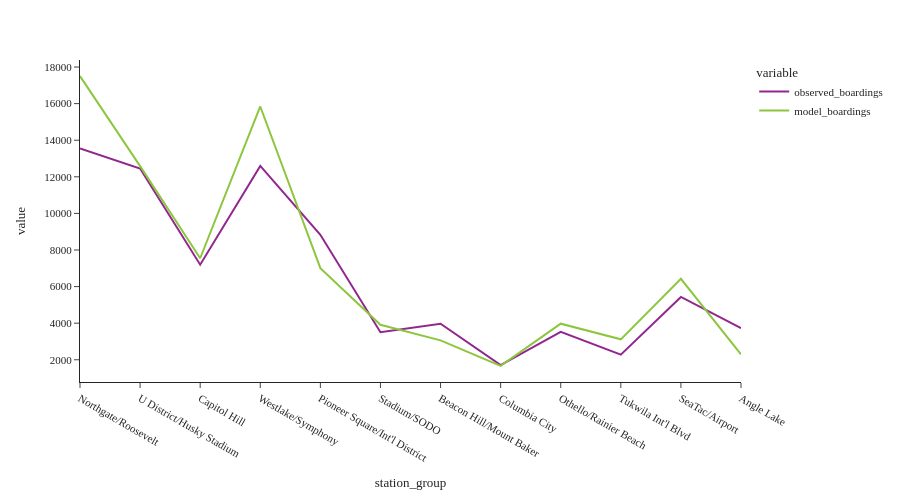

Notebook source saved alongside this figure:
### Code cell
fig = px.line(df_combined[['observed_boardings','model_boardings']])
fig.update_layout(height=500, width=900, font=dict(size=11),
                  yaxis_tickformat = '.00f')
fig.show()

### Figure 1 — Plotly figure (JSON) as saved in the notebook; plotly's stock layout.template omitted (floating-point values rounded to 4 significant figures)
{"data": [{"hovertemplate": "variable=observed_boardings<br>station_group=%{x}<br>value=%{y}<extra></extra>", "legendgroup": "observed_boardings", "line": {"color": "#91268F", "dash": "solid"}, "marker": {"symbol": "circle"}, "mode": "lines", "name": "observed_boardings", "orientation": "v", "showlegend": true, "type": "scatter", "x": ["Northgate/Roosevelt", "U District/Husky Stadium", "Capitol Hill", "Westlake/Symphony", "Pioneer Square/Int'l District", "Stadium/SODO", "Beacon Hill/Mount Baker", "Columbia City", "Othello/Rainier Beach", "Tukwila Int'l Blvd", "SeaTac/Airport", "Angle Lake"], "xaxis": "x", "y": [13550.0, 12450.0, 7196.0, 12590.0, 8830.0, 3507.0, 3968.0, 1713.0, 3524.0, 2278.0, 5435.0, 3725.0], "yaxis": "y"}, {"hovertemplate": "variable=model_boardings<br>station_group=%{x}<br>value=%{y}<extra></extra>", "legendgroup": "model_boardings", "line": {"color": "#8CC63E", "dash": "solid"}, "marker": {"symbol": "circle"}, "mode": "lines", "name": "model_boardings", "orientation": "v", "showlegend": true, "type": "scatter", "x": ["Northgate/Roosevelt", "U District/Husky Stadium", "Capitol Hill", "Westlake/Symphony", "Pioneer Square/Int'l District", "Stadium/SODO", "Beacon Hill/Mount Baker", "Columbia City", "Othello/Rainier Beach", "Tukwila Int'l Blvd", "SeaTac/Airport", "Angle Lake"], "xaxis": "x", "y": [17500.0, 12580.0, 7549.0, 15840.0, 7009.0, 3911.0, 3059.0, 1665.0, 3974.0, 3117.0, 6424.0, 2298.0], "yaxis": "y"}], "layout": {"font": {"size": 11}, "height": 500, "legend": {"title": {"text": "variable"}, "tracegroupgap": 0}, "margin": {"t": 60}, "width": 900, "xaxis": {"anchor": "y", "domain": [0.0, 1.0], "title": {"text": "station_group"}}, "yaxis": {"anchor": "x", "domain": [0.0, 1.0], "tickformat": ".00f", "title": {"text": "value"}}}}
